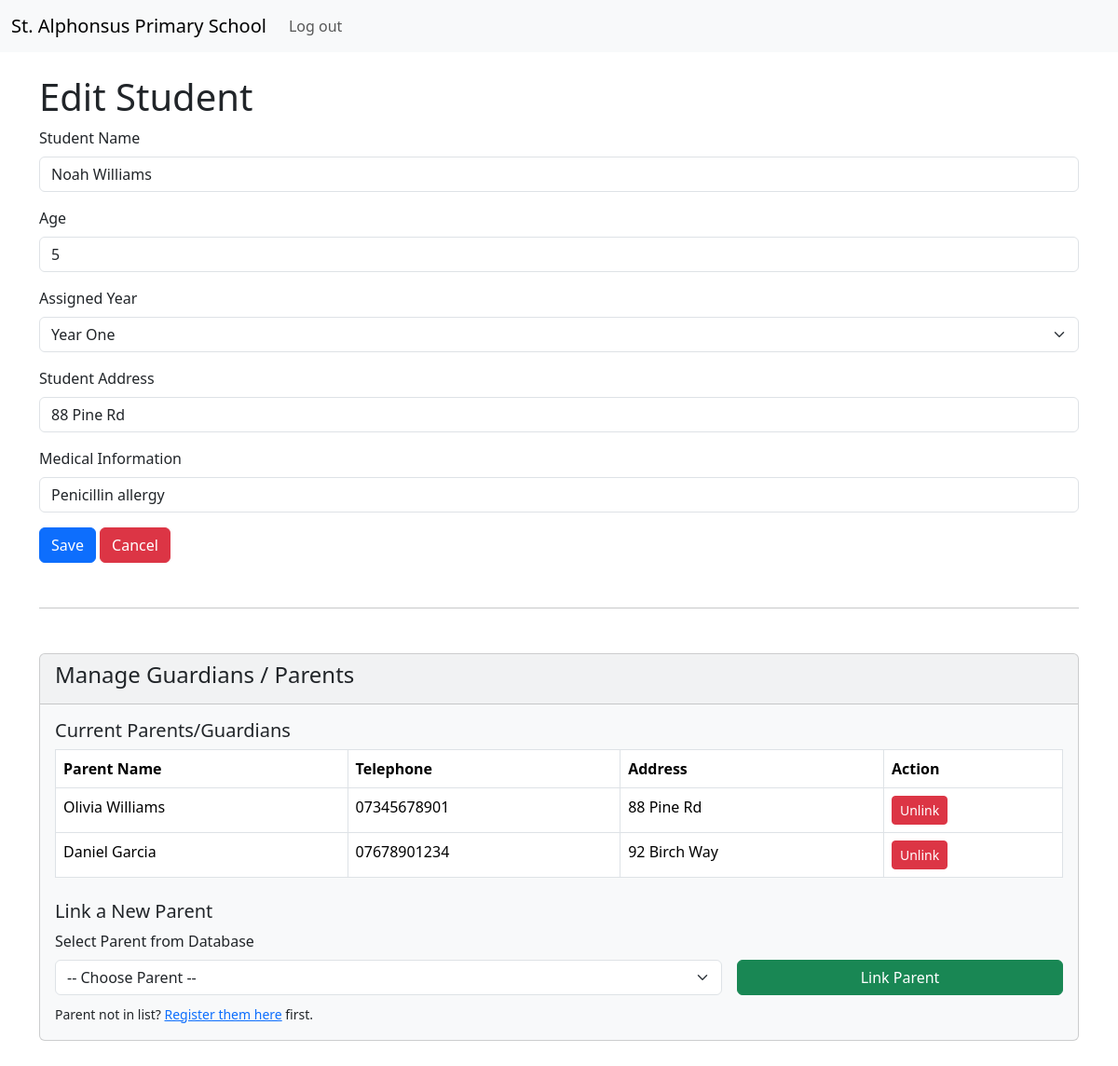
/edit_student.php?id=3 (signed in), run on the app's committed database.
### tables this page shows
CREATE TABLE `students` (
  `student_id` int(30) NOT NULL,
  `student_name` varchar(30) NOT NULL,
  `age` int(2) NOT NULL,
  `class_id` int(2) DEFAULT NULL,
  `student_address` varchar(30) NOT NULL,
  `medical_information` text NOT NULL
);

CREATE TABLE `parents` (
  `parent_id` int(30) NOT NULL,
  `parent_name` varchar(30) NOT NULL,
  `parent_email` varchar(30) NOT NULL,
  `parent_telephone` varchar(13) NOT NULL,
  `parent_address` varchar(30) NOT NULL,
  `user_id` int(11) DEFAULT NULL
);

### edit_student.php (the view, shortened to what this page needs)
<?php
include "connection.php";
$id = $_GET['id'];
$stmt = $conn->prepare("SELECT * FROM students WHERE student_id = ?");
$stmt->bind_param("i", $id);
$stmt->execute();
$result = $stmt->get_result();
$student = $result->fetch_assoc();
?>
<!DOCTYPE html>
<html lang="en">
    <head>
        <link rel="stylesheet" href="bootstrap-5.3.8-dist/css/bootstrap.css">
        <link rel="stylesheet" href="styles.css">
    </head>
    <body>
        <header>
            <nav class="navbar navbar-expand-lg bg-body-tertiary">
                <div class="container-fluid">
                    <a class="navbar-brand" href="index.html">St. Alphonsus Primary School</a>
                    <div class="collapse navbar-collapse" id="navbarNavAltMarkup">
                        <div class="navbar-nav">
                            <a class="nav-link" href="logout.php">Log out</a>
                        </div>
                    </div>
                </div>
            </nav>
        </header>
        <main class="container mt-4">
            <h1>Edit Student</h1>
            <form action="#" method="POST">
                <div class="mb-3">
                    <label for="student_name" class="form-label">Student Name</label>
                    <input type="text" class="form-control" id="student_name" name="student_name" value="<?php echo htmlspecialchars($student['student_name']); ?>" required>
                </div>
                <div class="mb-3">
                    <label for="age" class="form-label">Age</label>
                    <input type="number" class="form-control" id="age" name="age" value="<?php echo htmlspecialchars($student['age']); ?>" required>
                </div>
                <?php
                if ($_SESSION['role'] == 'admin') {
                    ?>
                <div class="mb-3">
                    <label for="class_id" class="form-label">Assigned Year</label>
                    <select class="form-select" id="class_id" name="class_id" required>
                        <?php
                        $sql_classes_list = "SELECT * FROM classes";
                        $classes_result = $conn->query($sql_classes_list);
                        if ($classes_result->num_rows > 0) {
                            while ($class_row = $classes_result->fetch_assoc()) {
                                $selected = ($class_row['class_id'] == $student['class_id']) ? 'selected' : '';
                                echo "<option value='" . htmlspecialchars($class_row['class_id']) . "' $selected>" . htmlspecialchars($class_row['class_name']) . "</option>";
                            }
                        }
                        ?>
                    </select>
                </div>
                    <?php
                }
                if ($_SESSION['role'] == 'parent' || $_SESSION['role'] == 'admin') {
                    ?>
                <div class="mb-3">
                    <label for="student_address" class="form-label">Student Address</label>
                    <input type="text" class="form-control" id="student_address" name="student_address" value="<?php echo htmlspecialchars($student['student_address']); ?>" required>
                </div>
                <div class="mb-3">
                    <label for="medical_information" class="form-label">Medical Information</label>
                    <input type="text" class="form-control" id="medical_information" name="medical_information" value="<?php echo htmlspecialchars($student['medical_information']); ?>" required>
                </div>
                    <?php
                }
                ?>
                <button type="submit" class="btn btn-primary" name="save">Save</button>
                <button type="submit" class="btn btn-danger" name="cancel">Cancel</button>
            </form>
            <?php
            if ($_SESSION['role'] == 'admin') {
            ?>
            <hr class="my-5">
            <div class="card bg-light mb-5">
                <div class="card-header">
                    <h4>Manage Guardians / Parents</h4>
                </div>
                <div class="card-body">
                    <h5>Current Parents/Guardians</h5>
                    <table class="table table-bordered bg-white">
                        <thead>
                            <tr>
                                <th>Parent Name</th>
                                <th>Telephone</th>
                                <th>Address</th>
                                <th>Action</th>
                            </tr>
                        </thead>
                        <tbody>
                            <?php
                            $current_id = $_GET['id'];
                            $sql_parents = "SELECT parents.parent_id, parents.parent_name, parents.parent_telephone, parent_address
                                            FROM parents
                                            INNER JOIN student_parent ON parents.parent_id = student_parent.parent_id
                                            WHERE student_parent.student_id = ?";
                            $stmt_p = $conn->prepare($sql_parents);
                            $stmt_p->bind_param("i", $current_id);
                            $stmt_p->execute();
                            $res_p = $stmt_p->get_result();
                            if ($res_p->num_rows > 0) {
                                while($p_row = $res_p->fetch_assoc()) {
                                    echo "<tr>";
                                    echo "<td>" . htmlspecialchars($p_row['parent_name']) . "</td>";
                                    echo "<td>" . htmlspecialchars($p_row['parent_telephone']) . "</td>";
                                    echo "<td>" . htmlspecialchars($p_row['parent_address']) . "</td>";
                                    echo "<td>
                                            <form method='POST' style='display:inline;' onsubmit=\"return confirm('Unlink this parent?');\">
                                                <input type='hidden' name='remove_parent_id' value='" . $p_row['parent_id'] . "'>
                                                <button type='submit' name='unlink_parent' class='btn btn-sm btn-danger'>Unlink</button>
                                            </form>
                                          </td>";
                                    echo "</tr>";
                                }
                            } else {
                                echo "<tr><td colspan='3' class='text-muted'>No parents linked yet.</td></tr>";
                            }
                            ?>
                        </tbody>
                    </table>
                    <h5 class="mt-4">Link a New Parent</h5>
                    <form method="POST" class="row g-3 align-items-end">
                        <div class="col-md-8">
                            <label class="form-label">Select Parent from Database</label>
                            <select name="parent_id" class="form-select" required>
                                <option value="">-- Choose Parent --</option>
                            </select>
                        </div>
                        <div class="col-md-4">
                            <button type="submit" name="link_parent" class="btn btn-success w-100">Link Parent</button>
                        </div>
                    </form>
                    <div class="mt-2">
                         <small>Parent not in list? <a href="add_parent.php">Register them here</a> first.</small>
                    </div>
                </div>
            </div>
            <?php
            }
            ?>
        </main>
    </body>
</html>

### data on the page
students: student_name "Noah Williams", age "5", student_address "88 Pine Rd", medical_information "Penicillin allergy"
parents: parent_name "Olivia Williams", parent_telephone "07345678901", parent_address "88 Pine Rd"
parents: parent_name "Daniel Garcia", parent_telephone "07678901234", parent_address "92 Birch Way"

### other printed values
form field class_id "Year One"
